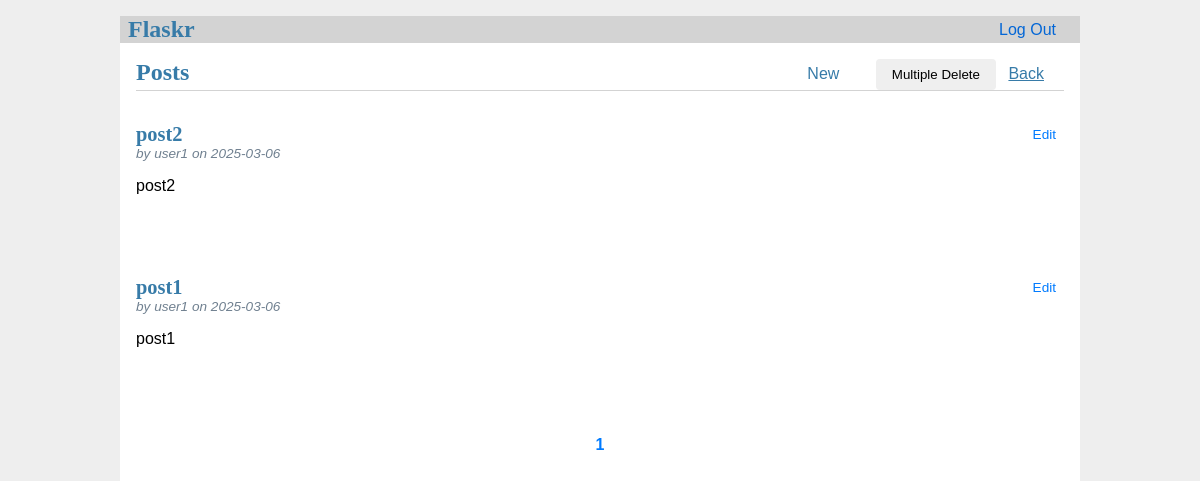
The page /my-posts (signed in) on the database as committed earlier.
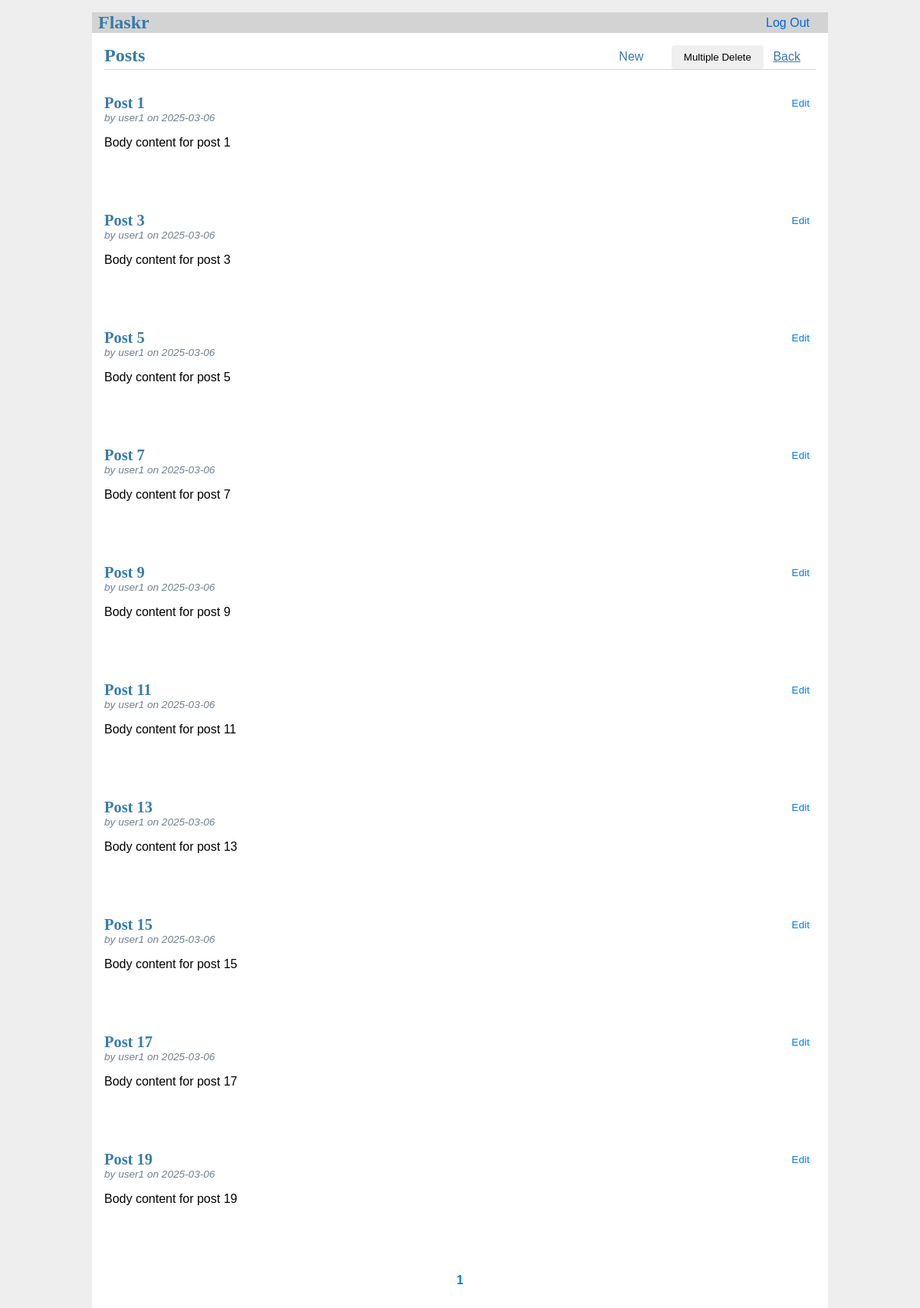
The same page on the database as committed later.
### tables this page shows
CREATE TABLE post (
  id INTEGER PRIMARY KEY AUTOINCREMENT,
  author_id INTEGER NOT NULL,
  created TIMESTAMP NOT NULL DEFAULT CURRENT_TIMESTAMP,
  title TEXT NOT NULL,
  body TEXT NOT NULL,
  FOREIGN KEY (author_id) REFERENCES user (id)
);

CREATE TABLE user (
  id INTEGER PRIMARY KEY AUTOINCREMENT,
  username TEXT UNIQUE NOT NULL,
  password TEXT NOT NULL,
  is_admin BOOLEAN NOT NULL DEFAULT 0,
  is_blocked BOOLEAN NOT NULL DEFAULT 0
);

### flaskr/blog.py (the view)
@bp.route('/my-posts')
@login_required
def my_posts():
    db = get_db()
    page = request.args.get('page', 1, type=int)  # Lấy trang hiện tại, mặc định là 1
    offset = (page - 1) * PER_PAGE
    posts = db.execute(
        'SELECT p.id, title, body, created, author_id, username'
        ' FROM post p JOIN user u ON p.author_id = u.id'
        ' WHERE p.author_id = ?'
        ' ORDER BY created DESC'
        ' LIMIT ? OFFSET ?',
        (g.user['id'], PER_PAGE, offset)
    ).fetchall()
    total_posts = db.execute('SELECT COUNT(*) FROM post WHERE author_id = ?', (g.user['id'],)).fetchone()[0]
    total_pages = (total_posts + PER_PAGE - 1) // PER_PAGE  # Tính tổng số trang
    return render_template('blog/my_posts.html', posts=posts, page=page, total_pages=total_pages)

### flaskr/auth.py (called while the page is built)
@bp.before_app_request
def load_logged_in_user():
    user_id = session.get('user_id')
    if user_id is None:
        g.user = None
    else:
        g.user = get_db().execute(
            'SELECT * FROM user WHERE id = ?', (user_id,)
        ).fetchone()

def login_required(view):
    @functools.wraps(view)
    def wrapped_view(**kwargs):
        if g.user is None:
            return redirect(url_for('auth.login'))
        return view(**kwargs)
    return wrapped_view

### flaskr/db.py (called while the page is built)
def get_db():
    if 'db' not in g:
        g.db = sqlite3.connect(
            current_app.config['DATABASE'],
            detect_types=sqlite3.PARSE_DECLTYPES
        )
        g.db.row_factory = sqlite3.Row
    return g.db

### flaskr/templates/blog/my_posts.html (shortened to what this page needs)
{% extends 'base.html' %}
{% block header %}
  <h1>{% block title %}Posts{% endblock %}</h1>
  {% if g.user %}
    <div class="newdelete">
      <a href="{{ url_for('blog.create') }}" class="new-link">New</a>
      <button id="toggleMultipleDelete" class="danger">Multiple Delete</button>
      <a href="{{ url_for('blog.index') }}">Back</a>
    </div>
  {% endif %}
{% endblock %}
{% block content %}
  <form id="deleteMultipleForm" method="post" action="{{ url_for('blog.delete_multiple') }}">
    {% for post in posts %}
      <article class="post">
        <header>
          <div style="display: flex; align-items: center; justify-content: space-between;">
            <div>
              <h1>{{ post['title'] }}</h1>
              <div class="about">by {{ post['username'] }} on {{ post['created'].strftime('%Y-%m-%d') }}</div>
            </div>
            {% if g.user['id'] == post['author_id'] %}
              <div>
                <a class="action" href="{{ url_for('blog.update', id=post['id']) }}">Edit</a>
              </div>
            {% endif %}
          </div>
        </header>
        <p class="body">{{ post['body'] }}</p>
      </article>
    {% endfor %}
    <div class="pagination">
      {% for p in range(1, total_pages + 1) %}
        <a href="{{ url_for('blog.my_posts', page=p) }}" {% if p == page %}style="font-weight: bold;"{% endif %}>{{ p }}</a>
      {% endfor %}
    </div>
  </form>
{% endblock %}

Rows that differ between the two databases and show on the page:
no longer on this page (row edited): post: title "post2", username "user1", created "2025-03-06", body "post2"
changed post: title "post1" → "Post 1"; body "post1" → "Body content for post 1"
now on this page (row edited): post: title "Post 3", username "user1", created "2025-03-06", body "Body content for post 3"
added post: title "Post 5", username "user1", created "2025-03-06", body "Body content for post 5"
added post: title "Post 7", username "user1", created "2025-03-06", body "Body content for post 7"
added post: title "Post 9", username "user1", created "2025-03-06", body "Body content for post 9"
added post: title "Post 11", username "user1", created "2025-03-06", body "Body content for post 11"
added post: title "Post 13", username "user1", created "2025-03-06", body "Body content for post 13"
added post: title "Post 15", username "user1", created "2025-03-06", body "Body content for post 15"
added post: title "Post 17", username "user1", created "2025-03-06", body "Body content for post 17"
added post: title "Post 19", username "user1", created "2025-03-06", body "Body content for post 19"
